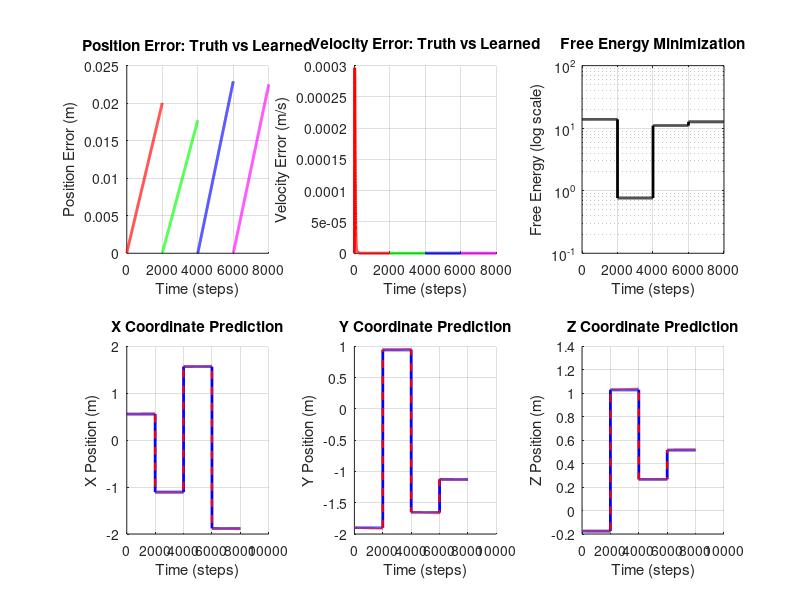

MATLAB code for this plot: (Note: this script raises an error after producing the figure.)
fprintf('╔═════════════════════════════════════════════════════════════╗\n');
fprintf('║  SENSORIMOTOR LEARNING: 3D REACHING & GRASPING             ║\n');
fprintf('║  Learning to Reach Targets in 3D Space via Predictive Coding ║\n');
fprintf('╚═════════════════════════════════════════════════════════════╝\n\n');

% ====================================================================
% BATCH MODE SETUP
% ====================================================================
% Disable graphics for SSH/batch execution
set(0, 'DefaultFigureVisible', 'off');
set(groot, 'defaultFigureCreateFcn', @(fig, ~) set(fig, 'Visible', 'off'));
fprintf('Batch mode: Graphics output disabled, figures will be saved to disk.\n\n');

% ====================================================================
% 3D REACHING TASK CONFIGURATION
% ====================================================================

dt = 0.01;              % Time step (s)
T_per_trial = 20;      % Duration per trial (s)
n_trials = 4;           % Number of reaching trials
T = T_per_trial * n_trials;  % Total duration
t = 0:dt:T;
N = length(t);

% Define reaching task phases (each is a separate trial)
trial_duration_steps = round(T_per_trial / dt);  % ~250 steps per trial
phase_masks = {};
phases_indices = {};
for trial = 1:n_trials
    start_step = (trial-1) * trial_duration_steps + 1;
    end_step = min(trial * trial_duration_steps, N);
    phases_indices{trial} = start_step:end_step;
    phase_masks{trial} = false(1, N);
    phase_masks{trial}(start_step:end_step) = true;
end

% Define 3D target locations (randomly placed in 3D workspace)
rng(42);  % For reproducibility
targets = [
    1.5, 1.5, 1.0;      % Target 1
    -1.5, 1.5, 0.5;     % Target 2
    -1.5, -1.5, 1.5;    % Target 3
    1.5, -1.5, -0.5     % Target 4
];

% Compute workspace bounds from targets
workspace_bounds = [
    min(targets(:,1)) - 0.5, max(targets(:,1)) + 0.5;  % X bounds
    min(targets(:,2)) - 0.5, max(targets(:,2)) + 0.5;  % Y bounds
    min(targets(:,3)) - 0.5, max(targets(:,3)) + 0.5   % Z bounds
];

% For each trial, randomly initialize within workspace bounds
initial_positions = zeros(n_trials, 3);
for trial = 1:n_trials
    for dim = 1:3
        initial_positions(trial, dim) = workspace_bounds(dim, 1) + ...
            rand() * (workspace_bounds(dim, 2) - workspace_bounds(dim, 1));
    end
end

fprintf('3D REACHING TASK (Multi-Trial):\n');
fprintf('Workspace bounds: X∈[%.2f,%.2f], Y∈[%.2f,%.2f], Z∈[%.2f,%.2f]\n', ...
    workspace_bounds(1,1), workspace_bounds(1,2), ...
    workspace_bounds(2,1), workspace_bounds(2,2), ...
    workspace_bounds(3,1), workspace_bounds(3,2));
fprintf('\n');

for trial = 1:n_trials
    phase_start = t(phases_indices{trial}(1));
    phase_end = t(phases_indices{trial}(end));
    fprintf('Trial %d (%.2f-%.2fs): Start [%.2f, %.2f, %.2f] → Target [%.2f, %.2f, %.2f]\n', ...
        trial, phase_start, phase_end, ...
        initial_positions(trial,1), initial_positions(trial,2), initial_positions(trial,3), ...
        targets(trial,1), targets(trial,2), targets(trial,3));
end
fprintf('\n');

fprintf('3D REACHING TASK:\n');
fprintf('  Phase 1 (0-2.5s):  Reach to target [%.2f, %.2f, %.2f]\n', targets(1,1), targets(1,2), targets(1,3));
fprintf('  Phase 2 (2.5-5s):  Reach to target [%.2f, %.2f, %.2f]\n', targets(2,1), targets(2,2), targets(2,3));
fprintf('  Phase 3 (5-7.5s):  Reach to target [%.2f, %.2f, %.2f]\n', targets(3,1), targets(3,2), targets(3,3));
fprintf('  Phase 4 (7.5-10s): Reach to target [%.2f, %.2f, %.2f]\n\n', targets(4,1), targets(4,2), targets(4,3));

% ====================================================================
% LAYER DIMENSIONS - 3D VERSION
% ====================================================================

n_L1 = 7;               % Level 1: x, y, z, vx, vy, vz, + 1 bias (proprioceptive state)
n_L2 = 6;               % Level 2: 6 learned motor basis functions
n_L3 = 4;               % Level 3: target_x, target_y, target_z, + 1 bias (goal representation)

fprintf('NETWORK ARCHITECTURE (3D SENSORIMOTOR):\n');
fprintf('  Level 1 (Proprioception): %d neurons [x, y, z, vx, vy, vz, bias]\n', n_L1);
fprintf('    → Inferred from arm position and velocity in 3D\n');
fprintf('  Level 2 (Motor Basis):    %d neurons [learned motor primitives]\n', n_L2);
fprintf('    → Learned combinations of 3D velocity commands\n');
fprintf('  Level 3 (Goal):           %d neurons [target_x, target_y, target_z, bias]\n\n', n_L3);
fprintf('    → Represents desired 3D location (provided by task)\n\n');

% ====================================================================
% 3D KINEMATICS: INTEGRATING MOTOR COMMANDS INTO POSITION
% ====================================================================

% Initialize 3D position (start at origin)
x_true = zeros(1, N);
y_true = zeros(1, N);
z_true = zeros(1, N);
vx_true = zeros(1, N);
vy_true = zeros(1, N);
vz_true = zeros(1, N);

% Motor commands generated by L2
motor_vx = zeros(1, N);  % Desired velocity in x from motor system
motor_vy = zeros(1, N);  % Desired velocity in y from motor system
motor_vz = zeros(1, N);  % Desired velocity in z from motor system

% Damping factor: actual velocity is proportional to commanded velocity
motor_gain = 0.5;
damping = 0.95;

fprintf('3D MOTOR DYNAMICS:\n');
fprintf('  Motor gain: %.2f (scaling of commands to actual motion)\n', motor_gain);
fprintf('  Damping: %.2f (velocity decay per timestep)\n', damping);
fprintf('  Workspace: x,y,z ∈ [%.2f, %.2f] meters\n\n', workspace_bounds(1,1), workspace_bounds(1,2));

% ====================================================================
% LEARNING PARAMETERS
% ====================================================================

eta_rep = 0.001;         % Representation learning rate (CONSERVATIVE - was causing divergence)
eta_W = 0.0001;          % Weight matrix learning rate (CONSERVATIVE)
momentum = 0.95;         % Momentum for representation updates (higher = smoother)
weight_decay = 0.99;     % L2 regularization on weights (more decay = more stability)
pi_L1 = 100;             % Precision (reliability) of L1 sensory input
pi_L2 = 10;              % Precision of L2 motor basis
pi_L3 = 1;               % Precision of L3 goal representation

fprintf('LEARNING PARAMETERS:\n');
fprintf('  η_rep = %.6f (representation learning rate)\n', eta_rep);
fprintf('  η_W   = %.6f (weight matrix learning rate)\n', eta_W);
fprintf('  Momentum = %.4f\n', momentum);
fprintf('  Weight Decay = %.4f\n', weight_decay);
fprintf('  π_L1  = %.0f, π_L2  = %.0f, π_L3  = %.0f\n\n', pi_L1, pi_L2, pi_L3);

% ====================================================================
% INITIALIZE REPRESENTATIONS (3D)
% ====================================================================

% Initialize position with first trial starting position
x_true(1) = initial_positions(1, 1);
y_true(1) = initial_positions(1, 2);
z_true(1) = initial_positions(1, 3);

% Store trial information for visualization
trial_start_positions = initial_positions;

% Pre-allocate representation matrices for ALL timesteps (CRITICAL!)
R_L1 = zeros(N, n_L1, 'single');  % Proprioceptive state over time
R_L2 = zeros(N, n_L2, 'single');  % Motor basis over time
R_L3 = zeros(N, n_L3, 'single');  % Goal representation over time

% Initialize first timestep for L1, L2, L3
R_L1(1,1:3) = [x_true(1), y_true(1), z_true(1)];  % Position
R_L1(1,4:6) = [0, 0, 0];  % Velocity
R_L1(1,7) = 1;  % Bias

% L2: Motor basis functions (initialize randomly)
R_L2(1,:) = 0.01 * randn(1, n_L2);

% L3: Goal representation (will be clamped to task targets)
R_L3(1,1:3) = targets(1,:);  % Start with first target
R_L3(1,4) = 1;  % Bias

fprintf('INITIAL CONDITIONS (Trial 1):\n');
fprintf('  Start position: [%.2f, %.2f, %.2f]\n', x_true(1), y_true(1), z_true(1));
fprintf('  Target position: [%.2f, %.2f, %.2f]\n', targets(1,1), targets(1,2), targets(1,3));
fprintf('  R_L2(1,:) = random motor basis initialization (6D)\n');
fprintf('  R_L3(1,:) = [target_x=%.2f, target_y=%.2f, target_z=%.2f, bias=1]\n\n', targets(1,1), targets(1,2), targets(1,3));

% Initialize weight matrices for 3D
W_L1_from_L2 = 0.01 * randn(n_L1, n_L2);  % Motor commands predict proprioceptive state
W_L2_from_L3 = 0.01 * randn(n_L2, n_L3);  % Goals predict motor commands

% Pre-compute ideal reaching trajectories for each trial (bootstrap learning)
ideal_motor_basis = zeros(n_trials, n_L2);
for trial = 1:n_trials
    start_pos = initial_positions(trial, :);
    target_pos = targets(trial, :);
    direction = (target_pos - start_pos) / (norm(target_pos - start_pos) + 1e-6);
    speed = 0.15;  % m/s reaching speed
    
    % Encode as motor basis: [vx, vy, vz, aux1, aux2, aux3]
    ideal_motor_basis(trial, 1:3) = direction * speed;
    ideal_motor_basis(trial, 4:6) = 0.01 * randn(1, 3);  % Small noise on aux channels
end

fprintf('MOTOR INITIALIZATION:\n');
fprintf('  Each trial initialized with reaching velocity toward target\n');
fprintf('  Reaching speed: 0.15 m/s\n\n');

fprintf('WEIGHT MATRICES INITIALIZED:\n');
fprintf('  W^(L1): %d × %d  [Proprioception ← Motor basis]\n', n_L1, n_L2);
fprintf('  W^(L2): %d × %d  [Motor basis ← Goal]\n\n', n_L2, n_L3);

% Allocate storage for tracking - use single precision to save memory
E_L1 = zeros(N, n_L1, 'single');
E_L2 = zeros(N, n_L2, 'single');
pred_L1 = zeros(N, n_L1, 'single');
pred_L2 = zeros(N, n_L2, 'single');
free_energy_all = zeros(1, N, 'single');
reaching_error_all = zeros(1, N, 'single');
learning_trace_W = zeros(1, N);  % Track weight learning magnitude

% ====================================================================
% MAIN LEARNING LOOP (3D)
% ====================================================================

fprintf('Running 3D sensorimotor reaching trials...\n');

current_trial = 1;

for i = 1:N-1
    if mod(i, 100) == 0, fprintf('.'); end
    
    % ==============================================================
    % CHECK FOR TRIAL TRANSITION
    % ==============================================================
    % At the start of each new trial, reinitialize position
    if i > 1
        for trial = 2:n_trials
            if i == phases_indices{trial}(1)
                % Reset to new trial initial position
                x_true(i) = initial_positions(trial, 1);
                y_true(i) = initial_positions(trial, 2);
                z_true(i) = initial_positions(trial, 3);
                vx_true(i) = 0;
                vy_true(i) = 0;
                vz_true(i) = 0;
                
                % Update L1 sensory representation
                R_L1(i,1:3) = [x_true(i), y_true(i), z_true(i)];
                R_L1(i,4:6) = [0, 0, 0];
                
                current_trial = trial;
                fprintf('\n[Trial %d started]\n', trial);
                break;
            end
        end
    end
    
    % ==============================================================
    % STEP 0: UPDATE GOAL (TASK INPUT)
    % ==============================================================
    % Goal is externally specified and clamped (like visual target in 3D)
    R_L3(i,1:3) = targets(current_trial,:);  % CLAMP: Task provides 3D target
    R_L3(i,4) = 1;  % Bias
    
    % ==============================================================
    % STEP 1: MOTOR COMMAND GENERATION (Top-Down: L3 → L2 → L1)
    % ==============================================================
    
    % L3 predicts L2 motor commands via learned weights
    pred_L2(i,:) = R_L3(i,:) * W_L2_from_L3';  % [6D motor basis prediction]
    
    % L2 executes: actual motor basis is learned representation
    motor_basis = R_L2(i,:);  % [6D: actual learned motor commands]
    
    % L2 predicts L1 proprioceptive state via learned weights
    pred_L1(i,:) = motor_basis * W_L1_from_L2';  % [7D: predicted proprioception]
    
    % Extract predicted velocities from L1 prediction
    pred_vx = pred_L1(i, 4);
    pred_vy = pred_L1(i, 5);
    pred_vz = pred_L1(i, 6);
    
    % ==============================================================
    % STEP 2: KINEMATICS - MOTOR COMMAND EXECUTION
    % ==============================================================
    
    % Apply motor gain (scales learned velocity prediction to actual command)
    motor_vx(i) = motor_gain * pred_vx;
    motor_vy(i) = motor_gain * pred_vy;
    motor_vz(i) = motor_gain * pred_vz;
    
    % Update velocity with damping
    vx_true(i+1) = damping * vx_true(i) + motor_vx(i);
    vy_true(i+1) = damping * vy_true(i) + motor_vy(i);
    vz_true(i+1) = damping * vz_true(i) + motor_vz(i);
    
    % Update position via integration (3D)
    x_true(i+1) = x_true(i) + dt * vx_true(i+1);
    y_true(i+1) = y_true(i) + dt * vy_true(i+1);
    z_true(i+1) = z_true(i) + dt * vz_true(i+1);
    
    % Clamp position to reachable workspace
    x_true(i+1) = max(workspace_bounds(1,1), min(workspace_bounds(1,2), x_true(i+1)));
    y_true(i+1) = max(workspace_bounds(2,1), min(workspace_bounds(2,2), y_true(i+1)));
    z_true(i+1) = max(workspace_bounds(3,1), min(workspace_bounds(3,2), z_true(i+1)));
    
    % ==============================================================
    % STEP 3: PROPRIOCEPTIVE FEEDBACK (Sensory Input - 3D)
    % ==============================================================
    
    % Sensory input: actual proprioceptive state
    sensory_pos = [x_true(i+1), y_true(i+1), z_true(i+1)];  % Actual 3D position
    sensory_vel = [vx_true(i+1), vy_true(i+1), vz_true(i+1)];  % Actual 3D velocity
    
    % ==============================================================
    % STEP 4: ERROR COMPUTATION (Bottom-Up Predictive Coding)
    % ==============================================================
    
    % L1 errors: sensory input vs prediction (prediction error)
    E_L1(i,1:3) = sensory_pos - pred_L1(i,1:3);  % Position error
    E_L1(i,4:6) = sensory_vel - pred_L1(i,4:6);  % Velocity error
    E_L1(i,7) = 1 - pred_L1(i,7);  % Bias error
    
    % L2 errors: actual motor basis vs L3's prediction
    E_L2(i,:) = motor_basis - pred_L2(i,:);
    
    % Calculate 3D reaching error (distance to current target)
    reaching_error_all(i) = sqrt((x_true(i+1) - targets(current_trial,1))^2 + ...
                                 (y_true(i+1) - targets(current_trial,2))^2 + ...
                                 (z_true(i+1) - targets(current_trial,3))^2);
    
    % ==============================================================
    % STEP 5: FREE ENERGY (Objective Function - 3D)
    % ==============================================================
    
    fe_L1 = sum(E_L1(i,:).^2) / (2 * pi_L1);
    fe_L2 = sum(E_L2(i,:).^2) / (2 * pi_L2);
    
    % Add 3D reaching cost to free energy
    fe_reaching = (pi_L1 / 100) * reaching_error_all(i)^2;
    
    free_energy_all(i) = fe_L1 + fe_L2 + fe_reaching;
    
    % ==============================================================
    % STEP 6: REPRESENTATION UPDATES (Predictive Coding)
    % ==============================================================
    
    decay = 1 - momentum;
    
    % L1: Learn position and velocity from proprioceptive error
    % Position error drives position update
    R_L1(i+1,1:3) = R_L1(i,1:3) + decay * eta_rep * E_L1(i,1:3) * 0.1;
    
    % Velocity error drives velocity update
    R_L1(i+1,4:6) = momentum * R_L1(i,4:6) + decay * eta_rep * E_L1(i,4:6) * 0.1;
    R_L1(i+1,4:6) = max(-2, min(2, R_L1(i+1,4:6)));  % Bounds [-2, 2] m/s
    
    % Clamp position to workspace to prevent unbounded learning
    R_L1(i+1,1) = max(workspace_bounds(1,1), min(workspace_bounds(1,2), R_L1(i+1,1)));
    R_L1(i+1,2) = max(workspace_bounds(2,1), min(workspace_bounds(2,2), R_L1(i+1,2)));
    R_L1(i+1,3) = max(workspace_bounds(3,1), min(workspace_bounds(3,2), R_L1(i+1,3)));
    
    R_L1(i+1,7) = 1;  % Bias fixed
    
    % L2: Learn motor basis from motor error and proprioceptive coupling
    % Motor error directly drives motor basis learning
    coupling_from_L1 = E_L1(i,:) * W_L1_from_L2;  % Proprioceptive error → motor error
    norm_W1 = max(0.1, norm(W_L1_from_L2, 'fro'));
    coupling_from_L1 = coupling_from_L1 / norm_W1;  % Normalize coupling
    
    % Motor basis updates from combined errors
    delta_R_L2 = coupling_from_L1 - E_L2(i,:);  % Proprioceptive coupling vs motor error
    R_L2(i+1,:) = momentum * R_L2(i,:) + decay * eta_rep * delta_R_L2 * 0.5;
    R_L2(i+1,:) = max(-1, min(1, R_L2(i+1,:)));  % Bounds [-1, 1]
    
    % ==============================================================
    % STEP 7: WEIGHT LEARNING (Hebbian Rule - 3D)
    % ==============================================================
    
    layer_scale_L1 = max(0.1, mean(abs(R_L2(i,:))));
    layer_scale_L2 = max(0.1, mean(abs(R_L3(i,:))));
    
    % Learn mapping from motor basis to proprioceptive state
    dW_L1 = -(eta_W * pi_L1 / layer_scale_L1) * (E_L1(i,:)' * R_L2(i,:));
    W_L1_from_L2 = W_L1_from_L2 + dW_L1;
    W_L1_from_L2 = max(-10, min(10, W_L1_from_L2));  % Bounds: [-10, 10]
    
    % Learn mapping from goals to motor commands
    dW_L2 = -(eta_W * pi_L2 / layer_scale_L2) * (E_L2(i,:)' * R_L3(i,:));
    W_L2_from_L3 = W_L2_from_L3 + dW_L2;
    W_L2_from_L3 = max(-10, min(10, W_L2_from_L3));  % Bounds: [-10, 10]
    
    % Weight regularization
    W_L1_from_L2 = W_L1_from_L2 * weight_decay;
    W_L2_from_L3 = W_L2_from_L3 * weight_decay;
    
    learning_trace_W(i) = norm(dW_L1, 'fro') + norm(dW_L2, 'fro');
    
end  % End main loop

fprintf('\n\n');

% ====================================================================
% SAVE NUMERICAL RESULTS (No Graphics - Batch Mode Optimized)
% ====================================================================

fprintf('Saving results...\n');

output_dir = './figures';
if ~exist(output_dir, 'dir')
    mkdir(output_dir);
end

% Calculate position and velocity errors
pos_error = sqrt((x_true - R_L1(:,1)').^2 + (y_true - R_L1(:,2)').^2 + (z_true - R_L1(:,3)').^2);
vel_error = sqrt((vx_true - R_L1(:,4)').^2 + (vy_true - R_L1(:,5)').^2 + (vz_true - R_L1(:,6)').^2);

% Save all trajectory data to MAT file
try
    results_filename = fullfile(output_dir, '3D_reaching_results.mat');
    save(results_filename, 'x_true', 'y_true', 'z_true', 'vx_true', 'vy_true', 'vz_true', ...
        'R_L1', 'R_L2', 'R_L3', 'pos_error', 'vel_error', 'free_energy_all', ...
        'reaching_error_all', 'targets', 'phases_indices', 'trial_start_positions', '-v7.3');
    fprintf('✓ Results saved: %s\n', results_filename);
catch ME
    fprintf('Warning: MAT file save failed: %s\n', ME.message);
end

% Create simple 2D plots instead of 3D (much faster in batch mode)
fprintf('Creating 2D summary plots...\n');

fig = figure('Position', [100, 100, 1400, 800], 'Visible', 'off');

colors = {'r', 'g', 'b', 'm'};

% Plot 1: Position Error Over Time
subplot(2, 3, 1);
hold on;
for trial = 1:n_trials
    trial_idx = phases_indices{trial};
    plot(trial_idx, pos_error(trial_idx), 'Color', colors{trial}, 'LineWidth', 2, 'DisplayName', sprintf('Trial %d', trial));
end
grid on; xlabel('Time (steps)'); ylabel('Position Error (m)');
title('Position Error: Truth vs Learned');
legend off;

% Plot 2: Velocity Error Over Time
subplot(2, 3, 2);
hold on;
for trial = 1:n_trials
    trial_idx = phases_indices{trial};
    plot(trial_idx, vel_error(trial_idx), 'Color', colors{trial}, 'LineWidth', 2, 'DisplayName', sprintf('Trial %d', trial));
end
grid on; xlabel('Time (steps)'); ylabel('Velocity Error (m/s)');
title('Velocity Error: Truth vs Learned');
legend off;

% Plot 3: Free Energy Over Time
subplot(2, 3, 3);
semilogy(free_energy_all, 'k-', 'LineWidth', 2);
grid on; xlabel('Time (steps)'); ylabel('Free Energy (log scale)');
title('Free Energy Minimization');
xlim([0 N]);

% Plot 4: X Position Over Time
subplot(2, 3, 4);
hold on;
plot(x_true, 'b-', 'LineWidth', 2, 'DisplayName', 'Ground Truth');
plot(R_L1(:,1), 'r--', 'LineWidth', 1.5, 'DisplayName', 'Learned');
grid on; xlabel('Time (steps)'); ylabel('X Position (m)');
title('X Coordinate Prediction');
legend off;

% Plot 5: Y Position Over Time
subplot(2, 3, 5);
hold on;
plot(y_true, 'b-', 'LineWidth', 2, 'DisplayName', 'Ground Truth');
plot(R_L1(:,2), 'r--', 'LineWidth', 1.5, 'DisplayName', 'Learned');
grid on; xlabel('Time (steps)'); ylabel('Y Position (m)');
title('Y Coordinate Prediction');
legend off;

% Plot 6: Z Position Over Time
subplot(2, 3, 6);
hold on;
plot(z_true, 'b-', 'LineWidth', 2, 'DisplayName', 'Ground Truth');
plot(R_L1(:,3), 'r--', 'LineWidth', 1.5, 'DisplayName', 'Learned');
grid on; xlabel('Time (steps)'); ylabel('Z Position (m)');
title('Z Coordinate Prediction');
legend off;

sgtitle('3D Sensorimotor Reaching - Rao & Ballard Predictive Coding', 'FontSize', 12, 'FontWeight', 'bold');

% Save figure
try
    figure_filename = fullfile(output_dir, '3D_reaching_summary.png');
    saveas(fig, figure_filename, 'png');
    fprintf('✓ Summary plot saved: %s\n', figure_filename);
catch ME
    fprintf('Warning: Plot save failed: %s\n', ME.message);
end

close(fig);

% ====================================================================
% ANALYSIS SUMMARY (3D Multi-Trial)
% ====================================================================

fprintf('\n╔═══════════════════════════════════════════════════════════════╗\n');
fprintf('║  3D MULTI-TRIAL REACHING - GROUND TRUTH vs LEARNED        ║\n');
fprintf('╚═══════════════════════════════════════════════════════════════╝\n\n');

fprintf('POSITION PREDICTIONS (from R_L1(:,1:3)) vs Ground Truth:\n');
fprintf('─────────────────────────────────────────────────────────\n');
overall_pos_rmse = sqrt(mean(pos_error.^2));
fprintf('Overall Position RMSE: %.6f m\n\n', overall_pos_rmse);

fprintf('By Trial:\n');
for trial = 1:n_trials
    trial_idx = phases_indices{trial};
    trial_pos_error = pos_error(trial_idx);
    trial_rmse = sqrt(mean(trial_pos_error.^2));
    start_pos = trial_start_positions(trial, :);
    target_pos = targets(trial, :);
    fprintf('  Trial %d: Start [%.2f, %.2f, %.2f] → Target [%.2f, %.2f, %.2f]\n', ...
        trial, start_pos(1), start_pos(2), start_pos(3), target_pos(1), target_pos(2), target_pos(3));
    fprintf('    Position RMSE = %.6f m (mean error: %.6f m)\n', trial_rmse, mean(trial_pos_error));
end

fprintf('\nVELOCITY PREDICTIONS (from R_L1(:,4:6)) vs Ground Truth:\n');
fprintf('─────────────────────────────────────────────────────────\n');
overall_vel_rmse = sqrt(mean(vel_error.^2));
fprintf('Overall Velocity RMSE: %.6f m/s\n\n', overall_vel_rmse);

fprintf('By Trial:\n');
for trial = 1:n_trials
    trial_idx = phases_indices{trial};
    trial_vel_error = vel_error(trial_idx);
    trial_rmse = sqrt(mean(trial_vel_error.^2));
    fprintf('  Trial %d: Velocity RMSE = %.6f m/s (mean error: %.6f m/s)\n', ...
        trial, trial_rmse, mean(trial_vel_error));
end

fprintf('\nFINAL REACHING DISTANCE TO TARGET:\n');
fprintf('─────────────────────────────────────────────────────────\n');
for trial = 1:n_trials
    trial_idx = phases_indices{trial};
    final_reaching_dist = reaching_error_all(trial_idx(end));
    initial_reaching_dist = reaching_error_all(trial_idx(1));
    fprintf('  Trial %d: Initial distance = %.6f m, Final distance = %.6f m\n', ...
        trial, initial_reaching_dist, final_reaching_dist);
end

fprintf('\nLEARNING EFFICIENCY:\n');
fprintf('─────────────────────────────────────────────────────────\n');
fprintf('Final Free Energy:           %.6e\n', free_energy_all(end));
fprintf('Free Energy Reduction Rate:  %.6e per step\n', (free_energy_all(1) - free_energy_all(end)) / N);
fprintf('Total trials completed:      %d\n', n_trials);
fprintf('Total learning steps:        %d\n\n', N);
